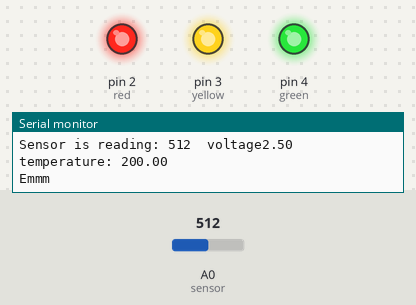
Recording of a sketch running on a simulated Arduino Uno, built with avr-gcc and run on an emulated ATmega328P. On the bench: output pins drawn as LEDs (lit = HIGH), the last lines printed to the serial monitor. Inputs (shaded band) come from the test bench; at power-on: A0 (sensor) = 512.

Above: at 1.2 s.
1.3 s: A0 (sensor) set to 186
4.3 s: A0 (sensor) set to 169
At 5.1 s:
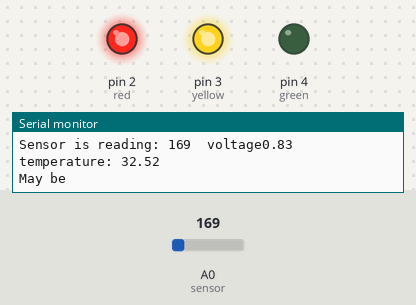
5.8 s: A0 (sensor) set to 122
At 6.6 s:
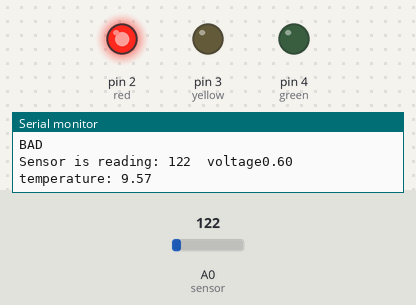
7.3 s: A0 (sensor) set to 511
At 8.2 s:
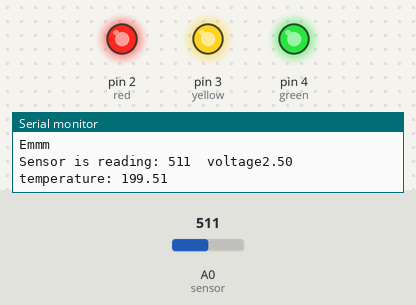
8.8 s: A0 (sensor) set to 0
At 10.0 s:
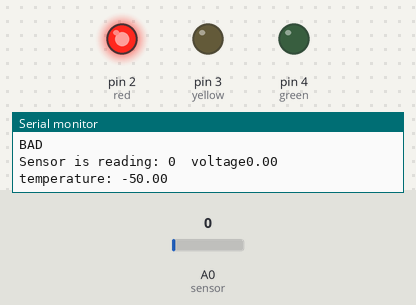
Timing chart, 0 to 11.3 s (numbered marks = the images above; inputs shaded):
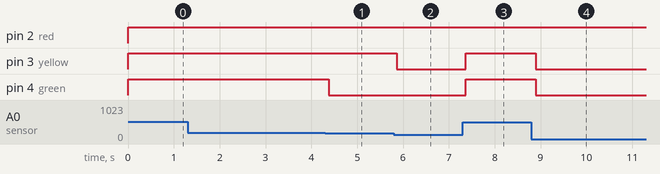

The sketch:

hot_meter.ino
```cpp
const int sensor=A0;
const float threshold = 30.0;

int green = 4;
int yellow = 3;
int red = 2;


void setup() {
  // put your setup code here, to run once:
Serial.begin(9600);

pinMode(green, OUTPUT);
pinMode(red, OUTPUT);
pinMode(yellow, OUTPUT);


digitalWrite(green, LOW);
digitalWrite(red, LOW);
digitalWrite(yellow, LOW);

}

void loop() {
  // put your main code here, to run repeatedly:

  int SensorVal = analogRead(sensor);

  float voltage = SensorVal/1024.0 * 5.0;

  float temperature = (voltage -.5)*100;


  Serial.print("Sensor is reading: ");
  Serial.print(SensorVal);
  Serial.print("\t");
  Serial.print("voltage");Serial.print(voltage);
  Serial.print("\t");
  Serial.print("temperature: "); Serial.print(temperature);
  Serial.print("\n");


  if(temperature < threshold ) {
    digitalWrite(red, HIGH);
    digitalWrite(green, LOW);
    digitalWrite(yellow, LOW);


    Serial.println("BAD");
    }
  else if (temperature < threshold+ 3)
  { digitalWrite(yellow, HIGH);
    digitalWrite(green, LOW);
    digitalWrite(red, HIGH);

  Serial.println("May be");
    }
  else if (temperature > threshold + 3){
    digitalWrite(green, HIGH);
    digitalWrite(red, HIGH);
    digitalWrite(yellow, HIGH);

    Serial.println("Emmm");

    }


}
```

Measured:
- the behaviour switches between 170 and 169 on A0 (sensor) (found by bisection; images 0 and 1)
- after the input at 4.3 s, pin 4 (green): HIGH → LOW after 0.08 s
- after the input at 5.8 s, pin 3 (yellow): HIGH → LOW after 0.06 s
- after the input at 7.3 s, pin 3 (yellow), pin 4 (green): LOW → HIGH after 0.07 s
- after the input at 8.8 s, pin 3 (yellow), pin 4 (green): HIGH → LOW after 0.09 s
